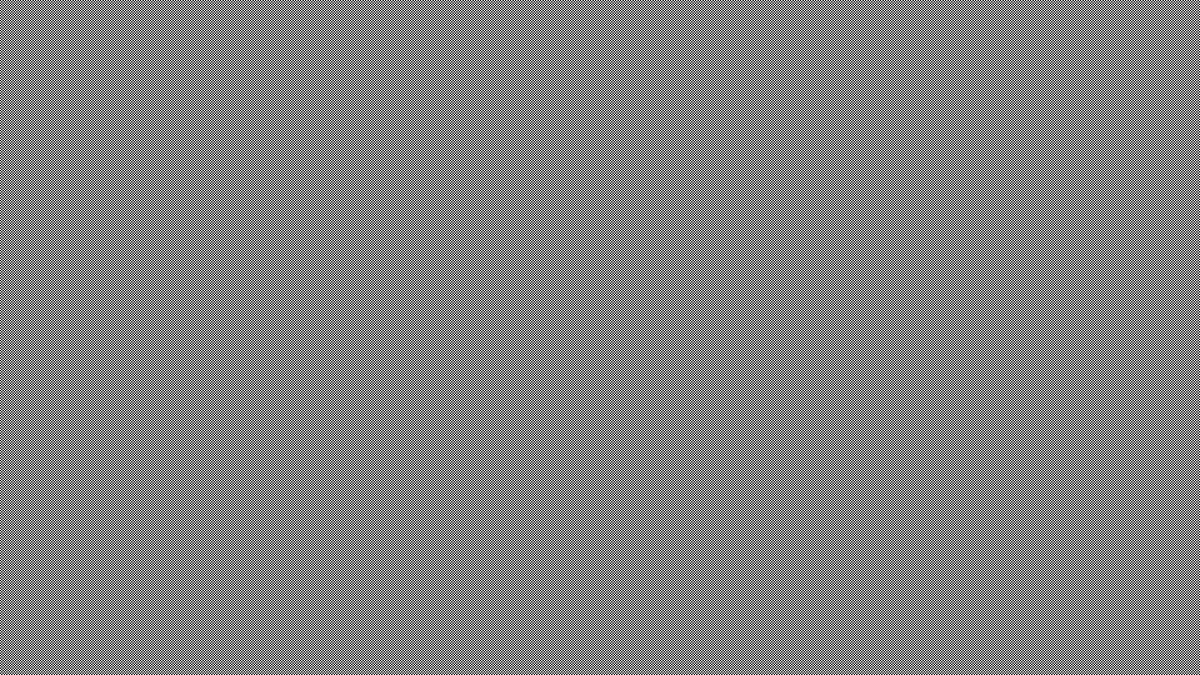
Frame 1 (no input)
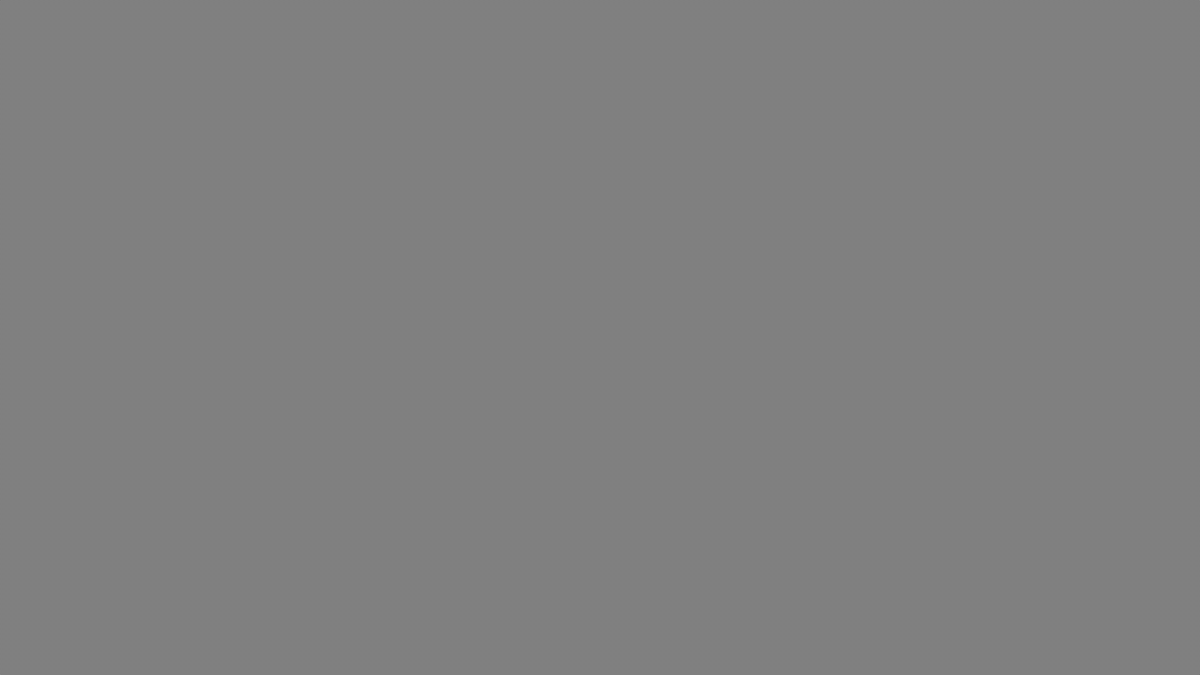
Frame 60 (the mouse pressed at the canvas centre just before this capture)
Frame 120 (the mouse held since frame 60 and released just before this capture): identical to frame 60, image omitted

The Processing sketch that drew these frames (run headless with seeded random() and noise(); from frame 60 on, the mouse is pressed at the canvas centre):

// Processing sketch: code16_06
// ── code16_06.pde
void setup(){
  size(1920,1080);
}
void draw(){
  loadPixels();
  for(int y=0; y<height; y++){
    for(int x=0; x<width; x++){
      int w=frameCount%30+1;
      pixels[y*width+x]=color((x/w+y/w)%2*255);
    }
  }
  updatePixels();
}
